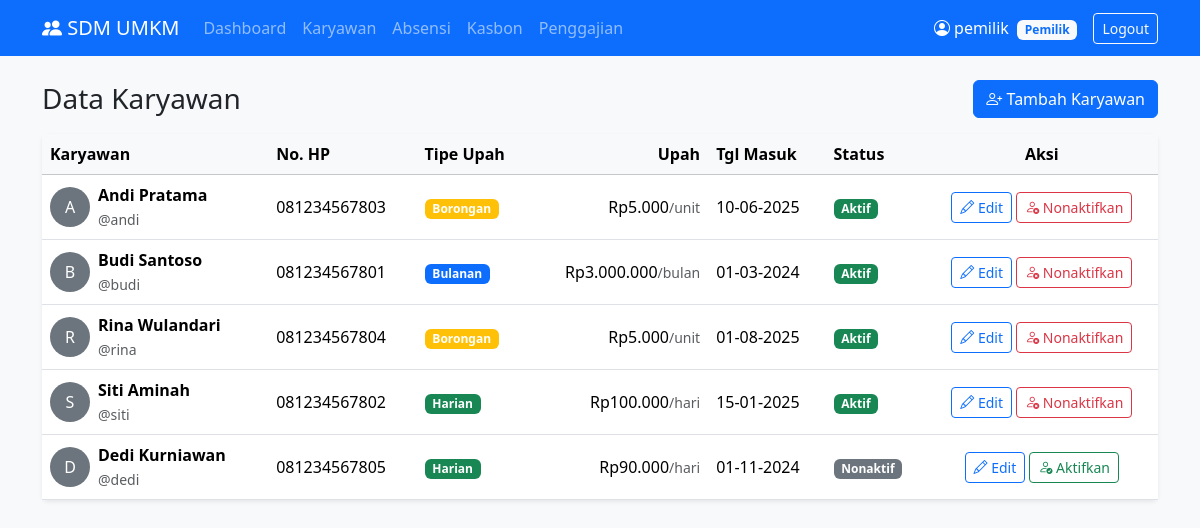
The app's page /pemilik/karyawan.php (signed in) with its own data.
### tables this page shows
CREATE TABLE karyawan (
    id_karyawan   INT AUTO_INCREMENT PRIMARY KEY,
    id_user       INT NOT NULL UNIQUE,
    nama          VARCHAR(100) NOT NULL,
    no_hp         VARCHAR(20),
    alamat        TEXT,
    tipe_upah     ENUM('bulanan', 'harian', 'borongan') NOT NULL,
    nilai_upah    DECIMAL(12,2) NOT NULL,           
    foto          VARCHAR(255),
    tanggal_masuk DATE NOT NULL,
    status        ENUM('aktif', 'nonaktif') NOT NULL DEFAULT 'aktif',
    FOREIGN KEY (id_user) REFERENCES users(id_user) ON DELETE CASCADE
);

CREATE TABLE users (
    id_user    INT AUTO_INCREMENT PRIMARY KEY,
    username   VARCHAR(50)  NOT NULL UNIQUE,
    password   VARCHAR(255) NOT NULL,               
    role       ENUM('pemilik', 'karyawan') NOT NULL,
    created_at TIMESTAMP DEFAULT CURRENT_TIMESTAMP
);

### includes/functions.php (called while the page is built, shortened)
<?php
function e($teks)
{
    return htmlspecialchars($teks ?? '', ENT_QUOTES, 'UTF-8');
}
function rupiah($angka)
{
    return "Rp" . number_format($angka, 0, ',', '.');
}

### pemilik/karyawan.php (the view, shortened to what this page needs)
<?php
require_once __DIR__ . '/../config/koneksi.php';
$sql = "SELECT karyawan.*, users.username
        FROM karyawan
        INNER JOIN users ON karyawan.id_user = users.id_user
        ORDER BY karyawan.status ASC, karyawan.nama ASC";
$result = mysqli_query($conn, $sql);
$satuan = ['bulanan' => '/bulan', 'harian' => '/hari', 'borongan' => '/unit'];
$warna  = ['bulanan' => 'primary', 'harian' => 'success', 'borongan' => 'warning'];
include __DIR__ . '/../includes/header.php';
?>
<div class="d-flex justify-content-between align-items-center mb-3">
    <h3 class="mb-0">Data Karyawan</h3>
    <a href="nambahkaryawan.php" class="btn btn-primary">
        <i class="bi bi-person-plus"></i> Tambah Karyawan
    </a>
</div>
<div class="card shadow-sm border-0">
    <div class="table-responsive">
        <table class="table table-hover align-middle mb-0">
            <thead class="table-light">
                <tr>
                    <th>Karyawan</th>
                    <th>No. HP</th>
                    <th>Tipe Upah</th>
                    <th class="text-end">Upah</th>
                    <th>Tgl Masuk</th>
                    <th>Status</th>
                    <th class="text-center">Aksi</th>
                </tr>
            </thead>
            <tbody>
            <?php while ($k = mysqli_fetch_assoc($result)): ?>
                <tr class="<?= $k['status'] == 'nonaktif' ? 'text-muted' : '' ?>">
                    <td>
                        <div class="d-flex align-items-center">
                            <?php if ($k['foto'] && file_exists(__DIR__ . '/../uploads/' . $k['foto'])): ?>
                                <img src="<?= BASE_URL ?>uploads/<?= e($k['foto']) ?>"
                                     class="rounded-circle me-2" width="40" height="40" style="object-fit: cover;">
                            <?php else: ?>
                                <div class="rounded-circle bg-secondary text-white me-2 d-flex align-items-center justify-content-center"
                                     style="width: 40px; height: 40px;">
                                    <?= e(strtoupper(substr($k['nama'], 0, 1))) ?>
                                </div>
                            <?php endif; ?>
                            <div>
                                <div class="fw-semibold"><?= e($k['nama']) ?></div>
                                <small class="text-muted">@<?= e($k['username']) ?></small>
                            </div>
                        </div>
                    </td>
                    <td><?= e($k['no_hp']) ?></td>
                    <td><span class="badge bg-<?= $warna[$k['tipe_upah']] ?>"><?= ucfirst($k['tipe_upah']) ?></span></td>
                    <td class="text-end"><?= rupiah($k['nilai_upah']) ?><small class="text-muted"><?= $satuan[$k['tipe_upah']] ?></small></td>
                    <td><?= date('d-m-Y', strtotime($k['tanggal_masuk'])) ?></td>
                    <td>
                        <?php if ($k['status'] == 'aktif'): ?>
                            <span class="badge bg-success">Aktif</span>
                        <?php else: ?>
                            <span class="badge bg-secondary">Nonaktif</span>
                        <?php endif; ?>
                    </td>
                    <td class="text-center text-nowrap">
                        <a href="editkaryawan.php?id=<?= $k['id_karyawan'] ?>" class="btn btn-sm btn-outline-primary">
                            <i class="bi bi-pencil"></i> Edit
                        </a>
                        <form action="statuskaryawan.php" method="POST" class="d-inline"
                              onsubmit="return confirm('Ubah status <?= e($k['nama']) ?>?')">
                            <?php if ($k['status'] == 'aktif'): ?>
                                <button class="btn btn-sm btn-outline-danger"><i class="bi bi-person-x"></i> Nonaktifkan</button>
                            <?php else: ?>
                                <button class="btn btn-sm btn-outline-success"><i class="bi bi-person-check"></i> Aktifkan</button>
                            <?php endif; ?>
                        </form>
                    </td>
                </tr>
            <?php endwhile; ?>
            </tbody>
        </table>
    </div>
</div>
<?php include __DIR__ . '/../includes/footer.php'; ?>

### records on screen
karyawan: nama "A", nama "Andi Pratama", id_user.username "andi", no_hp "081234567803", tipe_upah "Borongan", nilai_upah "Rp5.000", tipe_upah "/unit", tanggal_masuk "10-06-2025", status "Aktif"
karyawan: nama "B", nama "Budi Santoso", id_user.username "budi", no_hp "081234567801", tipe_upah "Bulanan", nilai_upah "Rp3.000.000", tipe_upah "/bulan", tanggal_masuk "01-03-2024", status "Aktif"
karyawan: nama "R", nama "Rina Wulandari", id_user.username "rina", no_hp "081234567804", tipe_upah "Borongan", nilai_upah "Rp5.000", tipe_upah "/unit", tanggal_masuk "01-08-2025", status "Aktif"
karyawan: nama "S", nama "Siti Aminah", id_user.username "siti", no_hp "081234567802", tipe_upah "Harian", nilai_upah "Rp100.000", tipe_upah "/hari", tanggal_masuk "15-01-2025", status "Aktif"
karyawan: nama "D", nama "Dedi Kurniawan", id_user.username "dedi", no_hp "081234567805", tipe_upah "Harian", nilai_upah "Rp90.000", tipe_upah "/hari", tanggal_masuk "01-11-2024", status "Nonaktif"

### other values on screen
$_SESSION['nama'] "pemilik"
$role "Pemilik"
